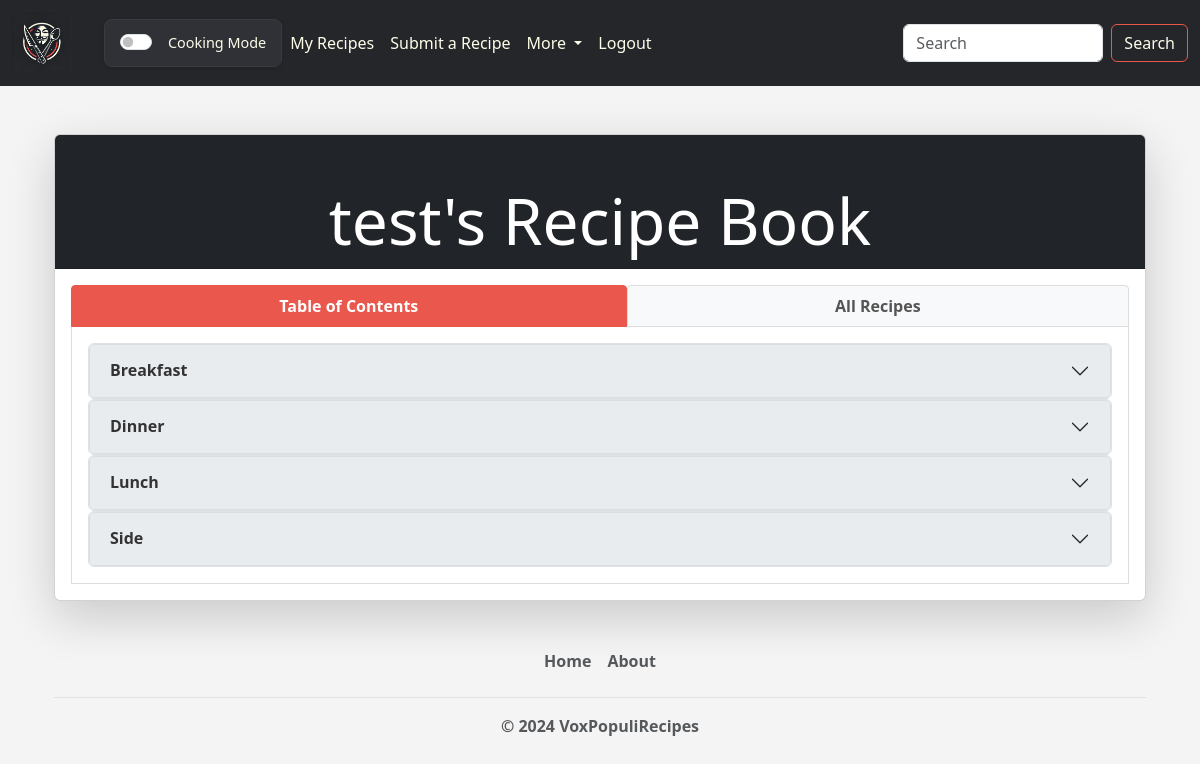
The page /view-user-book/3/ (signed in) on the database its author committed.
### voxpopulirecipes/models.py (models this page shows, shortened)
class MealType(models.Model):
    name = models.CharField(max_length=200)
    baking = models.BooleanField(default=False)

### voxpopulirecipes/views.py (the view)
# urls.py: path("view-user-book/<int:user_id>/", views.view_user_book, name="view_user_book"),
def view_user_book(request, user_id):
    if user_id == request.user.id:
        return redirect("voxpopulirecipes:my_recipes")
    user_to_view = get_object_or_404(User, pk=user_id)
    recipes = Recipe.objects.filter(creator=user_to_view).order_by("pub_date")
    starred_recipes = list(
        Recipe.objects.filter(
            id__in=StarredRecipe.objects.filter(user=request.user).values_list("recipe", flat=True)
        )
    )
    starred_recipe_ids = list(
        StarredRecipe.objects.filter(user=request.user).order_by("-date_starred").values_list("recipe_id", flat=True)
    )
    starred_recipes.sort(key=lambda recipe: starred_recipe_ids.index(recipe.id))
    all_recipes = list(set(chain(recipes, starred_recipes)))
    saved_recipes = Recipe.objects.filter(id__in=SavedRecipe.objects.filter(user=request.user).values_list("recipe", flat=True)).order_by("pub_date")
    saved_recipe_ids = list(SavedRecipe.objects.filter(user=request.user).order_by("-date_saved").values_list("recipe_id", flat=True))
    flattened_mealtypes = [
        {"recipe_id": recipe.id, "mealtypes": MealTypeMap.objects.filter(recipe=recipe).select_related("mealType")}
        for recipe in all_recipes
    ]
    flattened_cuisines = [
        {"recipe_id": recipe.id, "cuisines": CuisineMap.objects.filter(recipe=recipe).select_related("cuisine")}
        for recipe in all_recipes
    ]
    mealtype_cuisine_map = defaultdict(lambda: defaultdict(list))
    for recipe in recipes:
        mealtypes = MealType.objects.filter(id__in=MealTypeMap.objects.filter(recipe=recipe).values_list("mealType_id", flat=True))
        cuisines = Cuisine.objects.filter(id__in=CuisineMap.objects.filter(recipe=recipe).values_list("cuisine_id", flat=True))
        for mealtype in mealtypes:
            for cuisine in cuisines:
                mealtype_cuisine_map[mealtype][cuisine].append(recipe)
    mealtype_cuisine_map = {
        mealtype: {
            cuisine: sorted(recipe_list, key=lambda r: r.pub_date)
            for cuisine, recipe_list in sorted(cuisines.items(), key=lambda c: c[0].name)
        }
        for mealtype, cuisines in sorted(mealtype_cuisine_map.items(), key=lambda mt: mt[0].name)
    }
    context = {
        "recipes": recipes,
        "mealtype_cuisine_map": mealtype_cuisine_map,
        "user_to_view": user_to_view,
        "saved_recipe_ids": saved_recipe_ids,
        "starred_recipe_ids": starred_recipe_ids,
        "recipe_mealtypes": flattened_mealtypes,
        "recipe_cuisines": flattened_cuisines,
    }
    return render(request, "voxpopulirecipes/view_user_book.html", context)

### voxpopulirecipes/templates/voxpopulirecipes/view_user_book.html (shortened to what this page needs)
{% extends 'voxpopulirecipes/base.html' %}
{% block content %}
<div class="container mt-4">
    <div class="card shadow-lg">
        <div class="card-header bg-dark text-white text-center">
            <h1 class="display-3">{{ user_to_view.first_name }}'s Recipe Book</h1>
        </div>
        <div class="card-body">
            <div class="row">
                <div class="col-12">
                    <ul class="nav nav-tabs nav-fill" id="recipeBookTabs" role="tablist">
                        <li class="nav-item" role="presentation">
                            <button
                                class="nav-link active"
                                id="table-of-contents-tab"
                                data-bs-toggle="tab"
                                data-bs-target="#table-of-contents"
                                type="button"
                                role="tab"
                                aria-controls="table-of-contents"
                                aria-selected="true">
                                <strong>Table of Contents</strong>
                            </button>
                        </li>
                        <li class="nav-item" role="presentation">
                            <button
                                class="nav-link"
                                id="all-recipes-tab"
                                data-bs-toggle="tab"
                                data-bs-target="#all-recipes"
                                type="button"
                                role="tab"
                                aria-controls="all-recipes"
                                aria-selected="false">
                                <strong>All Recipes</strong>
                            </button>
                        </li>
                    </ul>
                </div>
            </div>
            <div class="tab-content" id="recipeBookTabContent">
                <div
                    class="tab-pane fade show active"
                    id="table-of-contents"
                    role="tabpanel"
                    aria-labelledby="table-of-contents-tab">
                    <div class="col-12">
                        <div class="accordion" id="Meal_type_Accordion">
                            {% for mealtype, cuisines in mealtype_cuisine_map.items %}
                            <div class="accordion-item">
                                <h2 class="accordion-header" id="heading{{ mealtype.id }}">
                                    <button class="accordion-button collapsed" type="button" data-bs-toggle="collapse"
                                            data-bs-target="#collapse{{ mealtype.id }}" aria-expanded="false" aria-controls="collapse{{ mealtype.id }}">
                                        <strong>{{ mealtype.name }}<strong>
                                    </button>
                                </h2>
                                            {% for cuisine, recipes in cuisines.items %}
                                                            {% for recipe in recipes %}
                                                                        {% if recipe.image %}
                                                                            <img
                                                                                src="{{ recipe.image.url }}"
                                                                                class="card-img-top"
                                                                                alt="{{ recipe.title }}"
                                                                                style="object-fit: cover; height: 200px;"
                                                                            >
                                                                        {% else %}
                                                                                {% load static %}
                                                                        {% endif %}
                                                            {% endfor %}
                                            {% endfor %}
                            </div>
                            {% endfor %}
                        </div>
                    </div>
                </div>
            </div>
        </div>
    </div>
</div>
{% endblock %}

### voxpopulirecipes/templates/voxpopulirecipes/base.html (style rules this page uses)
body { background-color: #f4f4f4; }

### voxpopulirecipes/templates/voxpopulirecipes/navbar.html (style rules this page uses)
.nav-link { color: #fcfde9; transition: color 0.3s ease; }

### voxpopulirecipes/templates/voxpopulirecipes/view_user_book.html (style rules this page uses)
.accordion-header .accordion-button { background-color: #e9ecef; color: #333; border: 1px solid #ddd; }
.nav-tabs .nav-link { color: #555; background-color: #f8f9fa; border: 1px solid #ddd; margin-right: 2px; border-radius: 0.25rem 0.25rem 0 0; }
.nav-tabs .nav-link.active { color: white; background-color: #e9574d; border-color: #e9574d; }
.tab-content { border: 1px solid #ddd; border-top: none; padding: 1rem; background-color: #fff; }
.tab-pane.active { display: block; }
.card-header { position: relative; padding-top: 3rem; }
.card-header h1 { margin-bottom: 0; white-space: normal; word-break: break-word; text-align: center; }

### rows shown on the page
MealType: name "Breakfast"
MealType: name "Dinner"
MealType: name "Lunch"
MealType: name "Side"

### other values the page prints
{{ user_to_view.first_name }} "test"
